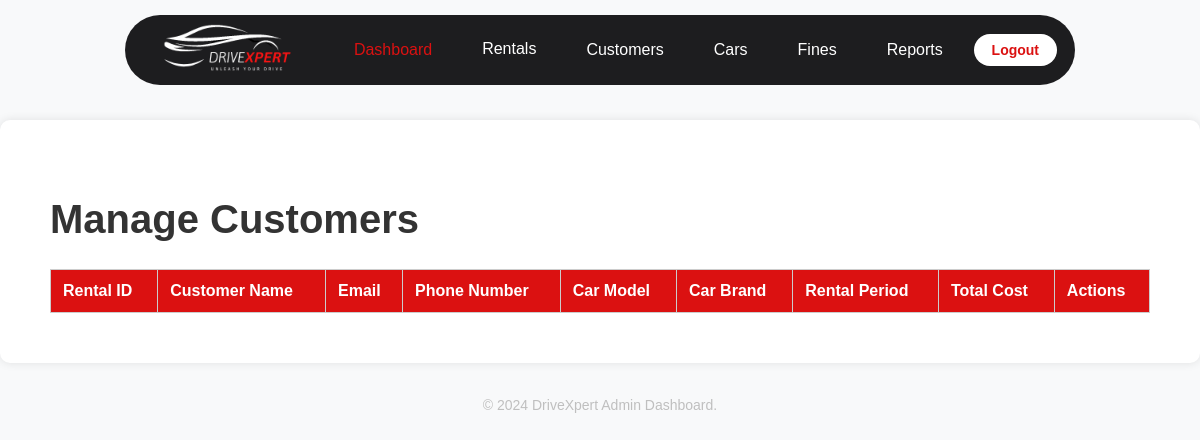
/Admin/manage_customers.php (signed in), run on an earlier commit of the app's database.
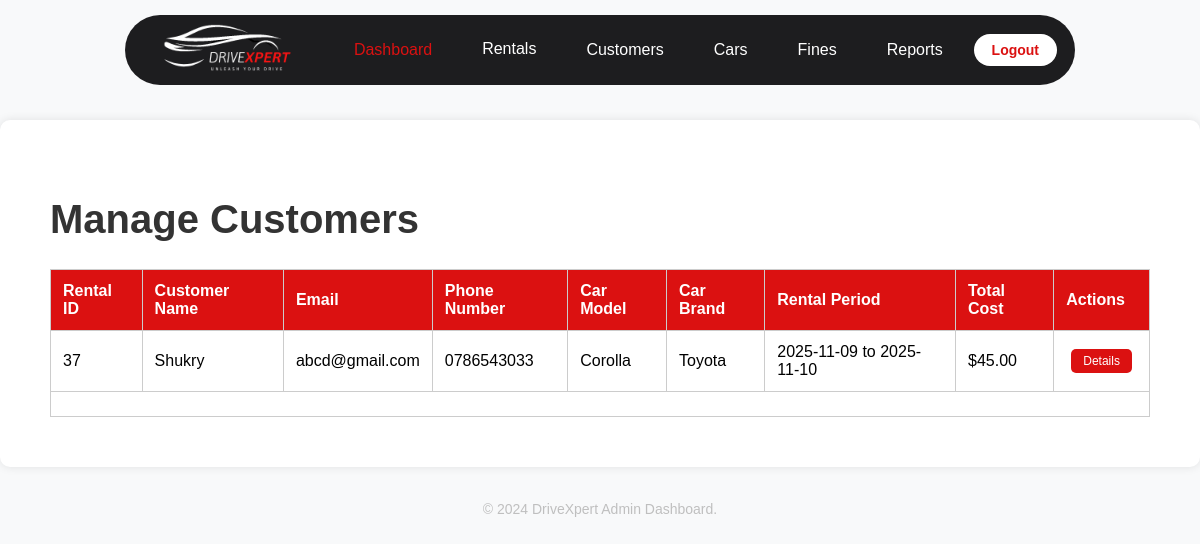
And on a later commit of the database.
### tables this page shows
CREATE TABLE `customers` (
  `customer_id` int(11) NOT NULL,
  `name` varchar(100) NOT NULL,
  `email` varchar(100) NOT NULL,
  `phone` varchar(15) NOT NULL,
  `address` varchar(255) DEFAULT NULL,
  `created_at` timestamp NOT NULL DEFAULT current_timestamp(),
  `rental_id` int(11) DEFAULT NULL,
  `car_model` varchar(50) DEFAULT NULL,
  `brand` varchar(50) DEFAULT NULL,
  `date_from` date DEFAULT NULL,
  `date_to` date DEFAULT NULL,
  `total_fees` decimal(10,2) DEFAULT 0.00
);

### Admin/manage_customers.php (the view, shortened to what this page needs)
<?php
include '../config.php';
$query = "SELECT c.customer_id, c.name, c.email, c.phone, u.nic_number, c.rental_id, c.car_model,
                 c.brand AS car_brand, c.date_from, c.date_to, c.total_fees
          FROM customers c
          JOIN users u ON c.customer_id = u.user_id
          WHERE c.rental_id IS NOT NULL";
$result = $conn->query($query);
?>
<!DOCTYPE html>
<html lang="en">
<head>
    <link rel="stylesheet" href="../Assets/CSS/admin.css">
</head>
<body>
    <header class="header">
        <div class="logo">
            <img src="../Assets/Images/DriveXpert.png" alt="DriveXpert Logo">
        </div>
        <nav class="nav-links">
            <a href="admin_dashboard.php" class="active">Dashboard</a>
            <div class="dropdown">
                <a class="dropdown-toggle">Rentals</a>
            </div>
            <a href="manage_customers.php">Customers</a>
            <a href="manage_cars.php">Cars</a>
            <a href="manage_fines.php">Fines</a>
            <a href="reports.php">Reports</a>
        </nav>
        <div class="auth-buttons">
            <button class="btn logout-btn" onclick="window.location.href='logout.php'">Logout</button>
        </div>
    </header>
    <main class="main-content">
        <h1>Manage Customers</h1>
        <div class="table-container">
            <table class="table">
                <thead>
                    <tr>
                        <th>Rental ID</th>
                        <th>Customer Name</th>
                        <th>Email</th>
                        <th>Phone Number</th>
                        <th>Car Model</th>
                        <th>Car Brand</th>
                        <th>Rental Period</th>
                        <th>Total Cost</th>
                        <th>Actions</th>
                    </tr>
                </thead>
                <tbody>
                    <?php while ($row = $result->fetch_assoc()) { ?>
                        <tr>
                            <td><?= htmlspecialchars($row['rental_id']); ?></td>
                            <td><?= htmlspecialchars($row['name']); ?></td>
                            <td><?= htmlspecialchars($row['email']); ?></td>
                            <td><?= htmlspecialchars($row['phone']); ?></td>
                            <td><?= htmlspecialchars($row['car_model']); ?></td>
                            <td><?= htmlspecialchars($row['car_brand']); ?></td>
                            <td><?= htmlspecialchars($row['date_from'] . ' to ' . $row['date_to']); ?></td>
                            <td>$<?= number_format((float) $row['total_fees'], 2); ?></td>
                            <td>
                                <button class="action-btn"
                                    onclick="toggleDetails(<?= (int) $row['customer_id']; ?>)">Details</button>
                            </td>
                        </tr>
                        <tr>
                            <td colspan="9">
                            </td>
                        </tr>
                    <?php } ?>
                </tbody>
            </table>
        </div>
    </main>
    <footer class="footer-bottom">
        <p>&copy; 2024 DriveXpert Admin Dashboard.</p>
    </footer>
</body>
</html>

What changed in the data, as far as the page shows it:
added customers: rental "37", name "Shukry", email "abcd@gmail.com", phone "0786543033", car_model "Corolla", brand "Toyota", date_from+date_to "2025-11-09 to 2025-11-10", total_fees "45.00"
